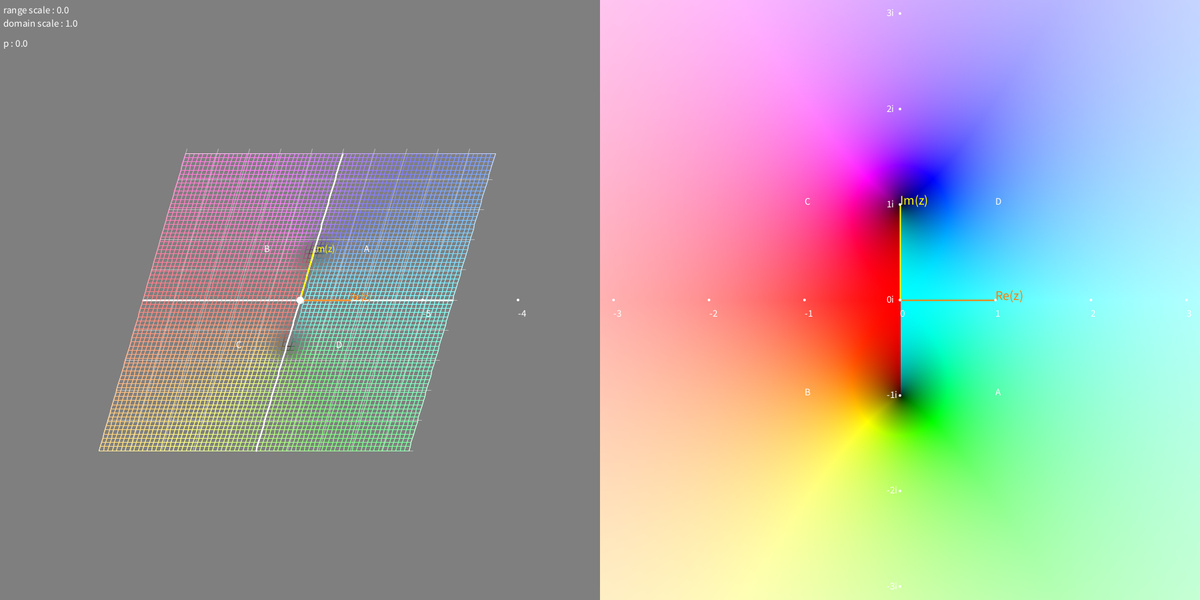
Frame 1 (no input)
Frame 60 (the mouse pressed at the canvas centre just before this capture): identical to frame 1, image omitted
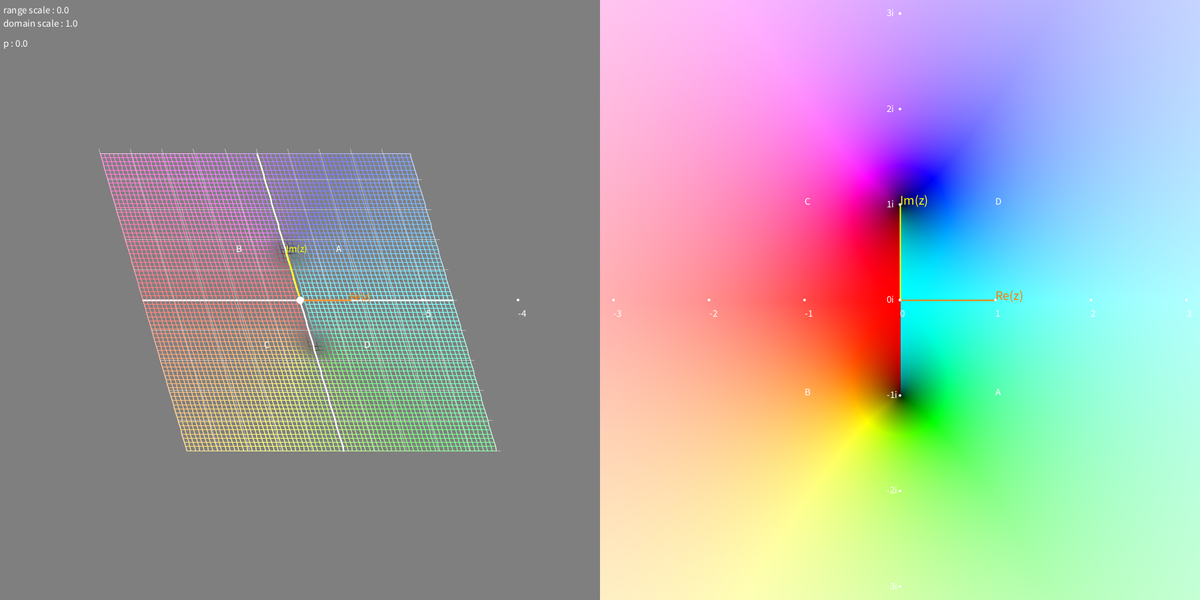
Frame 120 (the mouse held since frame 60 and released just before this capture)

The Processing sketch that drew these frames (run headless with seeded random() and noise(); from frame 60 on, the mouse is pressed at the canvas centre):

// Processing sketch: complex_grapher
// ── complex_grapher.pde
class vec4
{
  float x, y, z, w;

  vec4()
  {
    x = 0;
    y = 0;
    z = 0;
    w = 0;
  }

  vec4(float _x, float _y, float _z, float _w)
  {
    x = _x;
    y = _y;
    z = _z;
    w = _w;
  }
}

PImage domainColouringImg;

float angleA = 2.0;
float angleB = 3.0;
float angleC = 0.0;
float angleD = -1.6;


static float e = 2.71828;
static float pi = 3.14159;
static float twopi = 3.14159 * 2.0f;

float domXMin = -1*pi;
float domXMax = 1*pi;
float domYMin = -1 * pi;
float domYMax = 1 * pi;

int gridsize = 72;

float time = 0;

float rangeScale = 0.0f;
float domainScale = 1.0f;
float domYScale = 1.0f;

float p = 0; // for use in functions as a dynamically editable parameter. Change it's value with Q,P keys

int branchCount = 2;

float magThresh = 1.0f; // for continuity checks

boolean domain_polar = false;


void setup()
{
  size(1800, 900);
  textSize(20);


  domainColouringImg = new PImage(height, height);

  renderDomainColouring();
}

void DisplayText()
{
  text("domain scale : " + str(domainScale), 5, 40);
  text("range scale : " + str(rangeScale), 5, 20);

  text("p : " + str(p), 5, 70);
}

void draw()
{
  colorMode(HSB, 1);
  time += 0.01f;
  noStroke();
  fill(0, 0, 0.5);
  rect(0, 0, height, height);

  angleA = 0;//float(mouseX - height/2) / height * 12 + PI / 2;
  angleB = float(mouseX - height/2) / height * 12 + PI/2;
  angleC = float(mouseY - height/2) / height * 12;
  angleD = PI/2;//float(mouseY - height/2) / height * 12;

  for (int i = 0; i < branchCount; i++)
    drawComplexGraph(float(i) * 2 * pi);


  drawDomainColouring();
  drawQuadrentMarkers();
  drawAxes();

  DisplayText();
}

color xColor = color(255, 123, 0);
color yColor = color(255, 255, 0);
color zColor = color(0, 123, 255);
color wColor = color(0, 255, 255);


void drawAxes()
{
  colorMode(RGB, 255);

  PVector originScreenSpace = proj42(new vec4(0, 0, 0, 0), angleA, angleB, angleC, angleD);
  PVector xScreenSpace = proj42(new vec4(1, 0, 0, 0), angleA, angleB, angleC, angleD);
  PVector yScreenSpace = proj42(new vec4(0, 1, 0, 0), angleA, angleB, angleC, angleD);
  PVector zScreenSpace = proj42(new vec4(0, 0, 1, 0), angleA, angleB, angleC, angleD);
  PVector wScreenSpace = proj42(new vec4(0, 0, 0, 1), angleA, angleB, angleC, angleD);

  strokeWeight(2);

  stroke(xColor);
  fill  (xColor);
  line(originScreenSpace.x, originScreenSpace.y, xScreenSpace.x, xScreenSpace.y);
  if (domainScale > 0) text("Re(z)", xScreenSpace.x, xScreenSpace.y);

  stroke(yColor);
  fill  (yColor);
  line(originScreenSpace.x, originScreenSpace.y, yScreenSpace.x, yScreenSpace.y);
  if (domainScale > 0) text("Im(z)", yScreenSpace.x, yScreenSpace.y);

  stroke(zColor);
  fill  (zColor);
  line(originScreenSpace.x, originScreenSpace.y, zScreenSpace.x, zScreenSpace.y);
  if (rangeScale > 0) text("Re(f(z))", zScreenSpace.x, zScreenSpace.y);

  stroke(wColor);
  fill  (wColor);
  line(originScreenSpace.x, originScreenSpace.y, wScreenSpace.x, wScreenSpace.y);
  if (rangeScale > 0) text("Im(f(z))", wScreenSpace.x, wScreenSpace.y);

  stroke(255);
  fill(255);
  strokeWeight(1);
  circle(originScreenSpace.x, originScreenSpace.y, 10);

  // Axis labels:
}


void keyPressed()
{
  if (key == '+' || key == '=')
    rangeScale += 0.025;
  if (key == '-' )
    rangeScale -= 0.025;

  if (key == ']')
    domYScale += 0.025;
  if (key == '[' )
    domYScale -= 0.025;

  if (key == '0')
    domainScale += 0.025;
  if (key == '9' )
    domainScale -= 0.025;


  if (key=='p')
    p += 0.025;
  if (key=='q')
    p -= 0.025;

  rangeScale = max(rangeScale, 0);
  domainScale = max(domainScale, 0);

  //p = max(min(1, p), 0);
  //rangeScale = min(1,rangeScale);
  //domainScale = 1 - rangeScale;
}

PVector complexFunc(float x, float y, float branch )
{
  PVector z = new PVector(x, y);

  //return cadd(cexp(cadd(new PVector(1, 0), cmult(new PVector(1, 0), cexp(z, 2))), new PVector(0.5, 0), branch + p * pi * 2),
  //  cexp(cadd(new PVector(1, 0), cmult(new PVector(-1, 0), cexp(z, 2))), new PVector(0.5, 0), branch/2 + p * pi * 2));
  //return cdiv(z, cexp(csin(z), 2));

  //return cdiv(csin(z), z);
  //return cmult(ccos(cmult(z, new PVector(pi,0))),cexp(csin(cmult(z, new PVector(pi,0))), new PVector(-1,0),0));

  //return cexp(z, branch);
  // return cexp(z, new PVector(0.5, 0), branch);
  //return cexp(new PVector(e, 0), z, branch);

  //if(true) return cadd(clog(z, -time) , clog(z, -time));
  // return complexPosPrinciple(new PVector(x, y), 0.5, branch); // return id

  // return complexPosPrinciple(new PVector(x * x - y * y + 1, 2 * x * y), 0.5, branch); // return id
  //return new PVector(log(z.mag()), z.heading() + 2 * pi * branch);// Log(z)

  //return complexPosPrinciple(z, 0.5, branch);

  // actual homework function:
  //if(true)return complexPosPrinciple(complexPosPrinciple(z, 2, 0).add(new PVector(1, 0)), 1.0/2.0, branch); // return id

  // return cexp(cadd(cmult(z,z), new PVector(1,0)), new PVector(0.5, 0), branch);
  // homework answer!!!:
  return cexp(new PVector(e, 0), cmult(new PVector(0.5f, 0), cadd(clog(cadd(z, new PVector(0, 1)), pi/2 + (-p)*pi), clog(cadd(z, new PVector(0, -1)), pi/2))), 0);

  //  PVector z2p1 = cmult(z,z).add(new PVector(1,0));

  //if(true)
  //  return cexp(new PVector(e,0), z, branch);
  //  return cexp(new PVector(e,0), new PVector(0.5 * log(z2p1.mag()), 0.5 * z2p1.heading()), branch);
  //return cexp(z, new PVector(-0.5,0.0), branch);
}


vec4 surfaceParam(float s, float t, float branch)
{

  PVector output = complexFunc(s, t, branch);
  return new vec4(s, t, output.x, output.y);
  //return new vec4(cos(s), sin(s), cos(t), sin(t));

  //PVector z = new PVector(s,t);
  //return new vec4(csinh(z).x, csinh(z).y, csin(z).x, csin(z).y);
  // hopf fibration
  //float nu = time % (pi);
  //return new vec4(cos(s) * sin(nu), sin(s) * sin(nu), cos(t) * cos(nu), sin(t) * cos(nu));
}


PVector invStereoToScreen(PVector z, float a, float b, float c, float d)
{
  float X = z.x;
  float Y = z.y;
  float X2 = X * X;
  float Y2 = Y * Y;
  float DEN = (1 + X2 + Y2);

  PVector rangeStereoSphereCoords = new PVector(
    2.0f * X / DEN,
    2.0f * Y / DEN,
    (DEN - 2.0f) / DEN
    );

  PVector rangeScreenSpace = new PVector(
    rangeStereoSphereCoords.x * cos(c) -  rangeStereoSphereCoords.y * sin(c),
    rangeStereoSphereCoords.x * sin(c) +  rangeStereoSphereCoords.y * cos(c) - 1.0 * rangeStereoSphereCoords.z
    );

  return rangeScreenSpace;
}

PVector proj42(vec4 world, float a, float b, float c, float d)
{

  PVector domainScreenSpace = new PVector(
    cos(a) * world.x * domainScale - cos(b) * world.y * domainScale * domYScale,
    sin(a) * world.x * domainScale - sin(b) * world.y * domainScale * domYScale
    );


  PVector rangeScreenSpace = new PVector(
    cos(c) * world.z * rangeScale - cos(d) * world.w * rangeScale,
    sin(c) * world.z * rangeScale - sin(d) * world.w * rangeScale
    );


  /*
  PVector screen = PVector.mult(
   cmult(
   cmult(
   new PVector(world.x + b , world.y ),
   new PVector(1, 0)),
   cexp(
   cadd(
   new PVector(world.z, world.w),
   new PVector(c, 0)),
   new PVector(-1, 0), 0)),
   domainScale);
   */


  /*

   float X = world.z;
   float Y = world.w;
   float X2 = X * X;
   float Y2 = Y * Y;
   float DEN = (1 + X2 + Y2);
   
   PVector rangeStereoSphereCoords = new PVector(
   2.0f * X / DEN,
   2.0f * Y / DEN,
   (DEN - 2.0f) / DEN
   );
   
   PVector rangeScreenSpace = new PVector(
   rangeStereoSphereCoords.x * cos(c) -  rangeStereoSphereCoords.y * sin(c),
   rangeStereoSphereCoords.x * sin(c) +  rangeStereoSphereCoords.y * cos(c) - 1.0 * rangeStereoSphereCoords.z
   );
   */

  // PVector rangeScreenSpace = PVector.mult(invStereoToScreen(new PVector(world.z, world.w), a,b,c,d), rangeScale);
  // domainScreenSpace = PVector.mult(invStereoToScreen(new PVector(world.x, world.y), c,d,b,a), domainScale);

  PVector screen = PVector.add(domainScreenSpace, rangeScreenSpace);

  screen = PVector.mult(screen, height / 12);
  return PVector.add(screen, new PVector(height/2, height/2));
}

color complexToColor(PVector z)
{
  float zmag = z.mag();
  return color(z.heading() / (2 * pi) + 0.5, 1/zmag, zmag);
}

void renderDomainColouring()
{
  colorMode(HSB, 1, 1, 1);
  for (int x = 0; x < height; x++)
  {
    for (int y = 0; y < height; y++)
    {
      float xWorld = float(x)/height * (domXMax - domXMin) + domXMin;
      float yWorld = -(float(y)/height * (domYMax - domYMin) + domYMin);
      PVector output = complexFunc(xWorld, yWorld, 0.0);

      color col = complexToColor(output);

      domainColouringImg.set(x, y, col);
    }
  }
}

void drawDomainColouring()
{
  image(domainColouringImg, height, 0);

  strokeWeight(2);

  PVector originScreenSpace = new PVector(height + height/2, height/2);
  PVector xScreenSpace =  new PVector(height + height/2 + (height / (domXMax - domXMin)), height/2);
  PVector yScreenSpace =  new PVector(height + height/2, height/2 - (height / (domXMax - domXMin)));
  textSize(20);

  stroke(xColor);
  fill  (xColor);
  line(originScreenSpace.x, originScreenSpace.y, xScreenSpace.x, xScreenSpace.y);
  text("Re(z)", xScreenSpace.x, xScreenSpace.y);

  stroke(yColor);
  fill  (yColor);
  line(originScreenSpace.x, originScreenSpace.y, yScreenSpace.x, yScreenSpace.y);
  text("Im(z)", yScreenSpace.x, yScreenSpace.y);

  fill(0, 0, 1);
  noStroke();
  //strokeWeight(1);
  textSize(15);

  for (int x = -5; x < 5; x++)
  {
    circle(originScreenSpace.x + (height / (domXMax - domXMin)) * x, originScreenSpace.y, 4);
    circle(originScreenSpace.x, originScreenSpace.y - (height / (domXMax - domXMin)) * x, 4);

    text(str(x), originScreenSpace.x + (height / (domXMax - domXMin)) * x, originScreenSpace.y + 25);
    text(str(x) + "i", originScreenSpace.x - 20, originScreenSpace.y - (height / (domXMax - domXMin)) * x + 4);
  }
}

void drawComplexGraph(float branch )
{
  strokeWeight(1);

  vec4[][] points = new vec4[gridsize][gridsize];

  float radiusX = (domXMax - domXMin) / 2;
  float radiusY = (domYMax - domYMin) / 2;
  float xMid = (domXMax + domXMin) / 2;
  float yMid = (domYMax + domYMin) / 2;

  for (int x = 0; x < gridsize; x++)
    for (int y = 0; y < gridsize; y++)
    {
      float xWorld, yWorld;

      if (domain_polar)
      {
        float theta = float(x) / float(gridsize) * twopi;
        float r = float(y) / float(gridsize);

        xWorld = xMid + cos(theta) * radiusX * r;
        yWorld = yMid + sin(theta) * radiusY * r;
      } else
      {
        xWorld = float(x) / float(gridsize) * (domXMax - domXMin) + domXMin;
        yWorld = float(y) / float(gridsize) * (domYMax - domYMin) + domYMin;
      }

      points[x][y] = surfaceParam(xWorld, yWorld, branch);
    }

  int xMax = gridsize - 1;
  if (domain_polar)
    xMax = gridsize;

  for (int x = 0; x < xMax; x++)
    for (int y = 0; y < gridsize - 1; y++)
    {
      PVector[] coords = new PVector[4];
      coords[0] = proj42(points[x][y], angleA, angleB, angleC, angleD);
      coords[1] = proj42(points[(x + 1) % gridsize][y], angleA, angleB, angleC, angleD);
      coords[2] = proj42(points[x][y + 1], angleA, angleB, angleC, angleD);
      coords[3] = proj42(points[x][y], angleA, angleB, angleC, angleD);

      PVector image = new PVector(points[x][y].z, points[x][y].w);
      colorMode(HSB, 1, 1, 1);

      stroke(color(image.heading()/ (2 * pi) + 0.5, 0.5, image.mag()));
      strokeWeight(1);

      if (y == gridsize/2)
      {
        strokeWeight(2);
        stroke(1, 0, 1);
      }

      // continuity checks
      if (new PVector(points[x][y].z - points[(x + 1) % gridsize][y].z, points[x][y].w - points[(x + 1) % gridsize][y].w).mag() < magThresh)
        line(coords[0].x, coords[0].y, coords[1].x, coords[1].y);

      stroke(color(image.heading()/ (2 * pi) + 0.5, 0.5, image.mag()));
      strokeWeight(1);

      if (x == gridsize/2)
      {
        strokeWeight(2);
        stroke(1, 0, 1);
      }

      if (new PVector(points[x][y].z - points[x][y + 1].z, points[x][y].w - points[x][y + 1].w).mag() < magThresh)
        line(coords[0].x, coords[0].y, coords[2].x, coords[2].y);
    }

  for (int x = 0; x < gridsize - 1; x++)
  {
    stroke(complexToColor(new PVector(points[x][gridsize - 1].z, points[x][gridsize - 1].w)));
    //stroke(color(new PVector(points[x][gridsize - 1].z, points[x][gridsize - 1].w).heading()/ (2 * pi) + 0.5, 0.5, 1));

    //stroke(200, 0, 200);
    PVector[] coords = new PVector[4];
    coords[0] = proj42(points[x][gridsize - 1], angleA, angleB, angleC, angleD);
    coords[1] = proj42(points[x + 1][gridsize - 1], angleA, angleB, angleC, angleD);

    if (new PVector(points[x][gridsize - 1].z - points[x + 1][gridsize - 1].z, points[x][gridsize - 1].w - points[x + 1][gridsize - 1].w).mag() < magThresh)
      line(coords[0].x, coords[0].y, coords[1].x, coords[1].y);
  }
  for (int y = 0; y < gridsize - 1; y++)
  {
    stroke(complexToColor(new PVector(points[gridsize - 1][y].z, points[gridsize - 1][y].w)));
    //stroke(color(new PVector(points[gridsize - 1][y].z, points[gridsize - 1][y].w).heading()/ (2 * pi) + 0.5, 0.5, 1));

    //stroke(200, 200, 0);
    PVector[] coords = new PVector[4];
    coords[0] = proj42(points[gridsize - 1][y], angleA, angleB, angleC, angleD);
    coords[1] = proj42(points[gridsize - 1][y + 1], angleA, angleB, angleC, angleD);

    if (new PVector(points[gridsize - 1][y].z - points[gridsize - 1][y + 1].z, points[gridsize - 1][y].w - points[gridsize - 1][y + 1].w).mag() < magThresh)
      line(coords[0].x, coords[0].y, coords[1].x, coords[1].y);
  }

  // domain plane:
  stroke(0, 0, 1, 0.25);
  strokeWeight(1);

  float planeGridSize = 10;

  for (int x = 0; x < planeGridSize; x++)
    for (int y = 0; y < planeGridSize; y++)
    {
      float xWorld = float(x) / planeGridSize * (domXMax - domXMin) + domXMin;
      float yWorld = float(y) / planeGridSize * (domYMax - domYMin) + domYMin;

      float xWorld1 = float(x + 1) / planeGridSize * (domXMax - domXMin) + domXMin;
      float yWorld1 = float(y + 1) / planeGridSize * (domYMax - domYMin) + domYMin;
      PVector[] coords = new PVector[4];

      // range
      vec4 p0 = new vec4(0, 0, xWorld, yWorld);
      vec4 p1 = new vec4(0, 0, xWorld1, yWorld);
      vec4 p2 = new vec4(0, 0, xWorld, yWorld1);

      coords[0] = proj42(p0, angleA, angleB, angleC, angleD);
      coords[1] = proj42(p1, angleA, angleB, angleC, angleD);
      coords[2] = proj42(p2, angleA, angleB, angleC, angleD);

      line(coords[0].x, coords[0].y, coords[1].x, coords[1].y);
      line(coords[0].x, coords[0].y, coords[2].x, coords[2].y);

      // domain
      p0 = new vec4(xWorld, yWorld, 0, 0);
      p1 = new vec4(xWorld1, yWorld, 0, 0);
      p2 = new vec4(xWorld, yWorld1, 0, 0);

      coords[0] = proj42(p0, angleA, angleB, angleC, angleD);
      coords[1] = proj42(p1, angleA, angleB, angleC, angleD);
      coords[2] = proj42(p2, angleA, angleB, angleC, angleD);

      line(coords[0].x, coords[0].y, coords[1].x, coords[1].y);
      line(coords[0].x, coords[0].y, coords[2].x, coords[2].y);

      // vertical
      PVector output = complexFunc(xWorld, yWorld, branch);

      p0 = new vec4(xWorld, yWorld, 0, 0);
      p1 = new vec4(xWorld, yWorld, output.x, output.y);

      coords[0] = proj42(p0, angleA, angleB, angleC, angleD);
      coords[1] = proj42(p1, angleA, angleB, angleC, angleD);

      //line(coords[0].x, coords[0].y, coords[1].x, coords[1].y);
    }
}

void drawQuadrentMarkers()
{
  colorMode(HSB, 1);
  fill(0, 0, 1);

  PVector[] markerDomainPositions = {new PVector(1, 1), new PVector(-1, 1), new PVector(-1, -1), new PVector(1, -1)};
  String[] markers = {"A", "B", "C", "D"};
  for (int i = 0; i < 4; i++)
  {
    PVector output = complexFunc(markerDomainPositions[i].x, markerDomainPositions[i].y, 0);
    vec4 graphPoint = new vec4(markerDomainPositions[i].x, markerDomainPositions[i].y, output.x, output.y);
    PVector screenPoint = proj42(graphPoint, angleA, angleB, angleC, angleD);
    text(markers[i], screenPoint.x, screenPoint.y);

    // points on the domain colouring
    float xWorld = (markerDomainPositions[i].x - domXMin) / (domXMax - domXMin) * height;
    float yWorld = (markerDomainPositions[i].y - domYMin) / (domYMax - domYMin) * height;
    text(markers[i], xWorld + height, yWorld);
  }
}

// ── complex_functions.pde

PVector cexp(PVector z, PVector alpha, float branch)
{
  if (z.mag() == 0)
    return z;


  int k = round((branch - z.heading()) / (2 * pi));

  float Arg_phi_z = z.heading() + 2 * pi * k;

  PVector w = new PVector(log(sqrt(z.x * z.x + z.y * z.y)), Arg_phi_z);
  w = new PVector(w.x * alpha.x - w.y * alpha.y, w.x * alpha.y + w.y * alpha.x);

  return new PVector(pow(e, w.x) * cos(w.y), pow(e, w.x) * sin(w.y));
}

PVector cexp(PVector z, int n)
{
  return cexp(z, new PVector(n, 0), 0);
}

PVector clog(PVector z, float branch)
{
  //Arg_branch(z) = Arg_{-\pi}(z) + 2k\pi
  int k = round((branch - z.heading() + pi) / (2 * pi));

  return new PVector(log(z.mag()), z.heading() + (2 * k * pi));
}
PVector cmult(PVector a, PVector b)
{
  //returns a * b
  return new PVector(a.x * b.x - a.y * b.y, a.x * b.y + a.y * b.x);
}
PVector cadd(PVector a, PVector b)
{
  //returns a + b
  return new PVector(a.x + b.x, a.y + b.y);
}
PVector cdiv(PVector a, PVector b)
{
  //returns a/b
  return cmult(a, cexp(b, new PVector(-1,0), 0));
}


PVector moebius(PVector z, PVector a, PVector b, PVector c, PVector d)
{
  //returns (az + b)/(cz + d)
  
  return cdiv(cadd(cmult(a, z), b), cadd(cmult(c, z), d));
}

PVector csinh(PVector z)
{
return PVector.mult(cadd(cexp(new PVector(e,0), z, 0.0f),PVector.mult( cexp(new PVector(e,0), PVector.mult(z,-1.0f), 0.0f),-1)), 0.5f);
}

PVector ccosh(PVector z)
{
return PVector.mult(cadd(cexp(new PVector(e,0), z, 0.0f), cexp(new PVector(e,0), PVector.mult(z,-1.0f), 0.0f)), 0.5f);
}

PVector csin(PVector z)
{
return PVector.mult(cadd(cexp(new PVector(e,0), cmult(z,new PVector(0,1)), 0.0f),PVector.mult( cexp(new PVector(e,0), PVector.mult(cmult(z,new PVector(0,1)),-1.0f), 0.0f),-1)), 0.5f);
}

PVector ccos(PVector z)
{
return PVector.mult(cadd(cexp(new PVector(e,0), cmult(z,new PVector(0,1)), 0.0f), cexp(new PVector(e,0), PVector.mult(cmult(z,new PVector(0,1)),-1.0f), 0.0f)), 0.5f);
}


/*
REDUNDANT CODE:

PVector complexPosPrinciple(PVector z, float alpha, float branch)
{

  float Arg_z = z.heading() + 2 * pi * branch;

  PVector w = new PVector(log(sqrt(z.x * z.x + z.y * z.y)), Arg_z);
  w = PVector.mult(w, alpha);

  return new PVector(pow(e, w.x) * cos(w.y), pow(e, w.x) * sin(w.y));
}


*/
